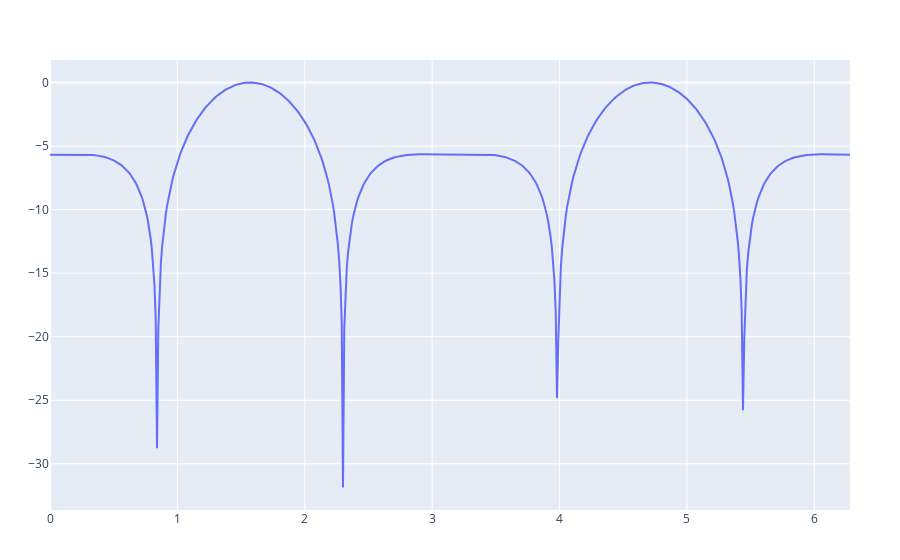

Here is the notebook cell this chart was saved with:
### Code cell
d = 3 / 8 # in terms of λ
I_0 = 1

Z_11 = 73.1 + 42.5im # Self-impedance of a half-wave dipole
Z_12 = first(parallelMutualImpedance(f, l, d)) + last(parallelMutualImpedance(f, l, d))*im
Z_13 = first(parallelMutualImpedance(f, l, 2d)) + last(parallelMutualImpedance(f, l, 2d))*im

println("Z_11 = $Z_11")
println("Z_12 = $Z_12")
println("Z_13 = $Z_13")

Zin = - 2Z_12^2 / (Z_11 + Z_13) + Z_11
println("Zin = $Zin")

# I_1 = - I_0 * Z_12 / (Z_11 + Z_13)
I_1 = 1.0

I = abs.([I_1, I_0, I_1])
δ = ones(3) * angle(I_1)

parasiticArray = createAntennaArray1D(f, I, l, d * ones(3), 3, δ)
radiationPatternPlotHorizontal(parasiticArray, 0.01, "Parasitic Array")

### Figure 1 — Plotly figure (JSON) as saved in the notebook; plotly's stock layout.template omitted (floating-point values rounded to 4 significant figures; data arrays with more than 128 entries replaced by an {"elided": "..."} marker saying what was removed)
{"data": [{"gridlinewidth": 2, "proj": "polar", "title": "Parasitic Array", "type": "scatter", "x": {"elided": "629 float values"}, "y": {"elided": "629 float values"}}], "layout": {"margin": {"b": 50, "l": 50, "r": 50, "t": 60}}}
